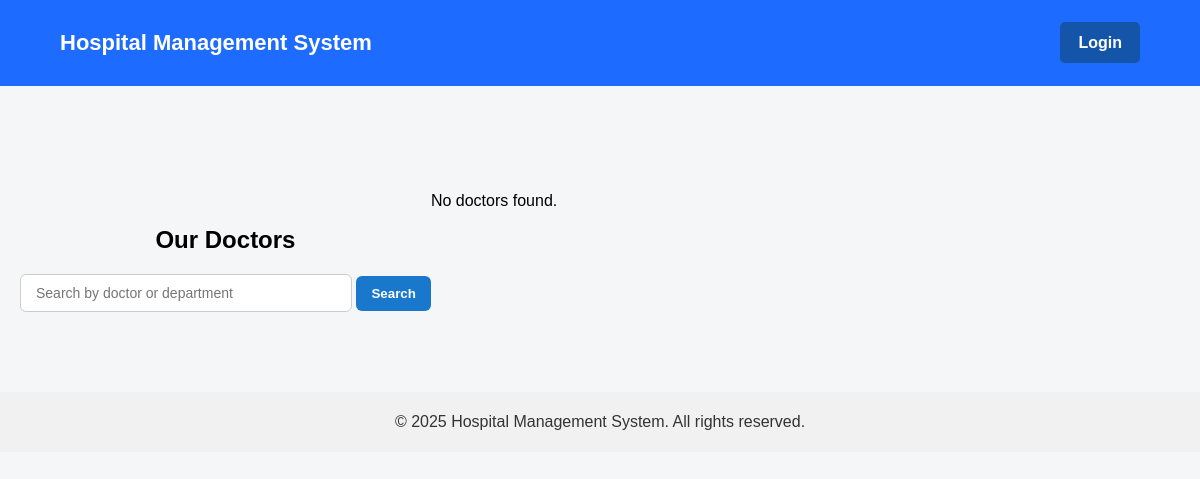
The page /doctors/ on the database as committed earlier.
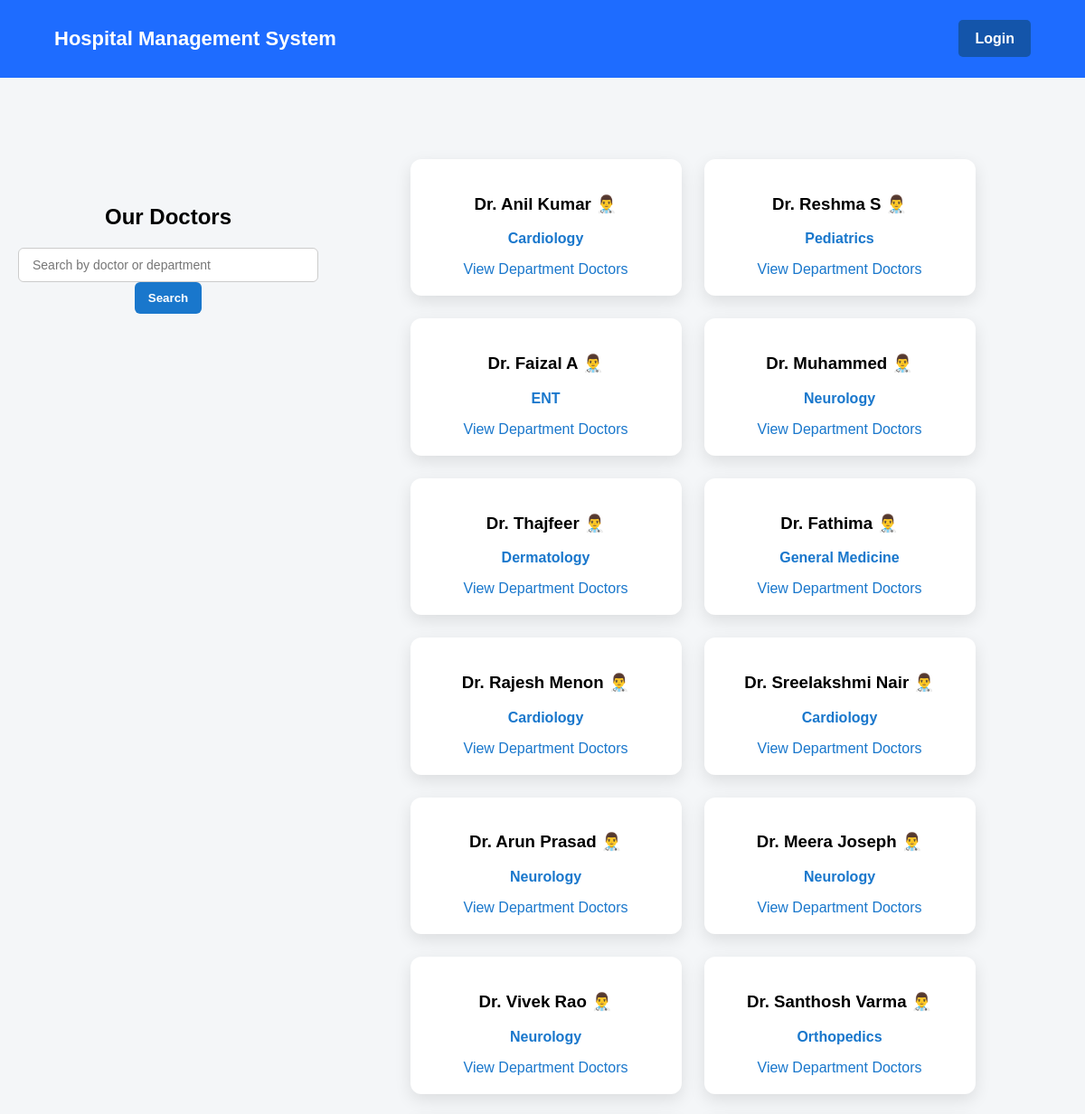
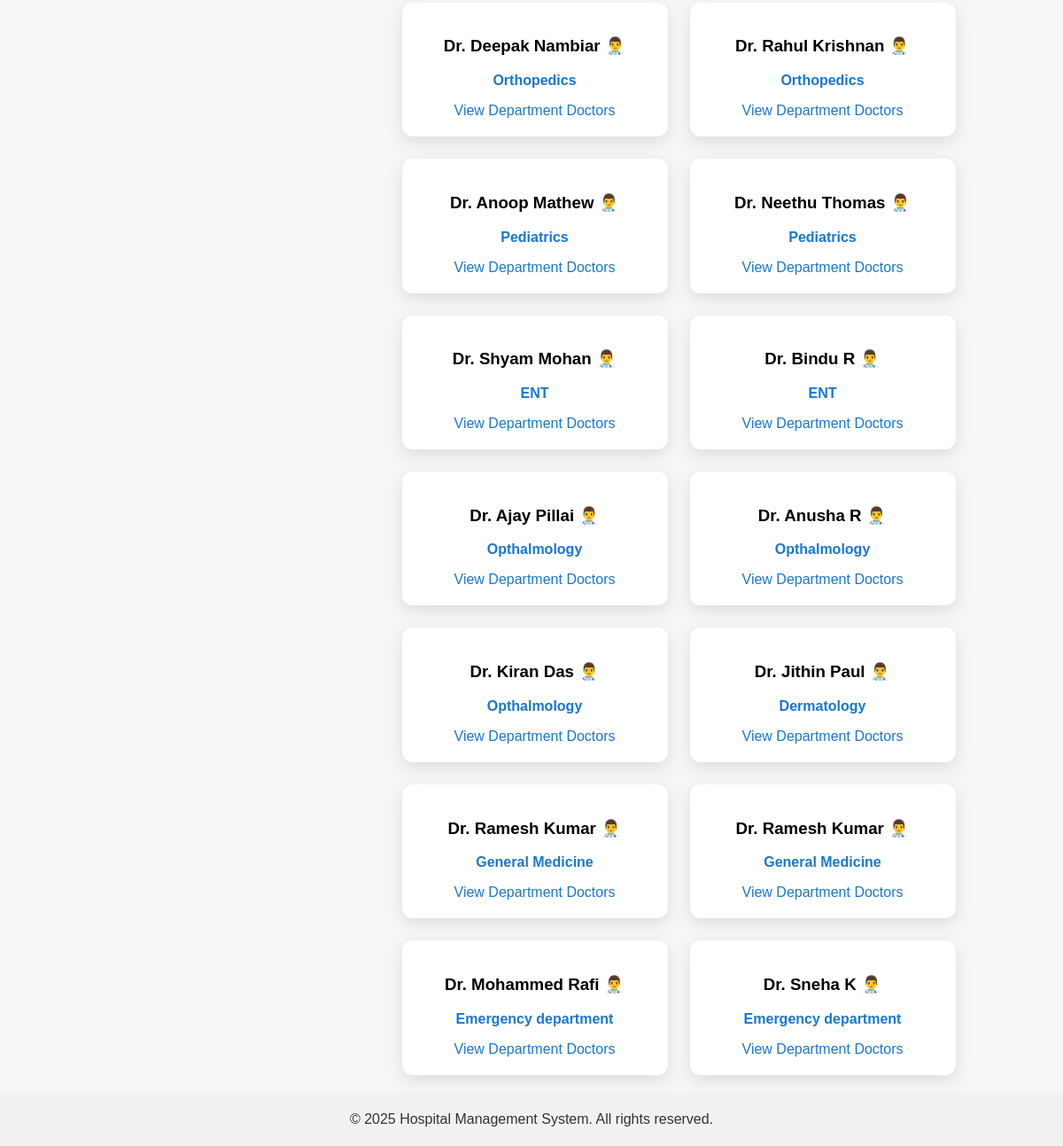
The same page on the database as committed later (2 pictures, top to bottom).
### hospital/models.py (models this page shows, shortened)
class Doctor(models.Model):
    name = models.CharField(max_length=100)
    department = models.ForeignKey(
        Department,
        on_delete=models.CASCADE,
        related_name='doctors'
    )

class Department(models.Model):
    name = models.CharField(max_length=100)

### hospital/views.py (the view)
# urls.py: path("doctors/", views.all_doctors, name="all_doctors"),
def all_doctors(request):
    query = request.GET.get('q', '')  # get the search query
    if query:
        doctors = Doctor.objects.filter(
            name__icontains=query
        ) | Doctor.objects.filter(
            department__name__icontains=query
        )
    else:
        doctors = Doctor.objects.all()
    return render(request, "hospital/doctors.html", {
        "doctors": doctors,
        "query": query
    })

### hospital/templates/hospital/doctors.html
{% extends "hospital/base.html" %}
{% block content %}
<div style="text-align:center; margin:30px 0;">
    <h2>Our Doctors</h2>
    <form method="get" action="{% url 'all_doctors' %}" style="margin-bottom:30px;">
        <input type="text" name="q" placeholder="Search by doctor or department"
               value="{{ query }}" style="
                   padding:10px 15px;
                   width:300px;
                   border-radius:6px;
                   border:1px solid #ccc;
                   font-size:14px;
               ">
        <button type="submit" style="
                   padding:10px 15px;
                   border:none;
                   background:#1977cc;
                   color:white;
                   font-weight:bold;
                   border-radius:6px;
               ">
            Search
        </button>
    </form>
</div>
<div style="display:flex; flex-wrap:wrap; gap:25px; justify-content:center;">
    {% for doctor in doctors %}
        <div style="
            width:260px;
            background:#fff;
            padding:20px;
            border-radius:12px;
            box-shadow:0 6px 18px rgba(0,0,0,0.1);
            text-align:center;
        ">
            <h3>{{ doctor.name }} 👨‍⚕️</h3>
            <p style="color:#1977cc; font-weight:600;">
                {{ doctor.department.name }}
            </p>
            <a href="{% url 'department_doctors' doctor.department.id %}"
               style="text-decoration:none; color:#1977cc; font-weight:500;">
                View Department Doctors
            </a>
        </div>
    {% empty %}
        <p>No doctors found.</p>
    {% endfor %}
</div>
{% endblock %}

Rows that differ between the two databases and show on the page:
added Doctor: name "Dr. Anil Kumar", department.name "Cardiology"
added Doctor: name "Dr. Reshma S", department.name "Pediatrics"
added Doctor: name "Dr. Faizal A", department.name "ENT"
added Doctor: name "Dr. Muhammed", department.name "Neurology"
added Doctor: name "Dr. Thajfeer", department.name "Dermatology"
added Doctor: name "Dr. Fathima", department.name "General Medicine"
added Doctor: name "Dr. Rajesh Menon", department.name "Cardiology"
added Doctor: name "Dr. Sreelakshmi Nair", department.name "Cardiology"
added Doctor: name "Dr. Arun Prasad", department.name "Neurology"
added Doctor: name "Dr. Meera Joseph", department.name "Neurology"
added Doctor: name "Dr. Vivek Rao", department.name "Neurology"
added Doctor: name "Dr. Santhosh Varma", department.name "Orthopedics"
added Doctor: name "Dr. Deepak Nambiar", department.name "Orthopedics"
added Doctor: name "Dr. Rahul Krishnan", department.name "Orthopedics"
added Doctor: name "Dr. Anoop Mathew", department.name "Pediatrics"
added Doctor: name "Dr. Neethu Thomas", department.name "Pediatrics"
added Doctor: name "Dr. Shyam Mohan", department.name "ENT"
added Doctor: name "Dr. Bindu R", department.name "ENT"
added Doctor: name "Dr. Ajay Pillai", department.name "Opthalmology"
added Doctor: name "Dr. Anusha R", department.name "Opthalmology"
added Doctor: name "Dr. Kiran Das", department.name "Opthalmology"
added Doctor: name "Dr. Jithin Paul", department.name "Dermatology"
added Doctor: name "Dr. Ramesh Kumar", department.name "General Medicine"
added Doctor: name "Dr. Ramesh Kumar", department.name "General Medicine"
added Doctor: name "Dr. Mohammed Rafi", department.name "Emergency department"
added Doctor: name "Dr. Sneha K", department.name "Emergency department"
Other text that changed with them:
text no longer shown: "No doctors found."
